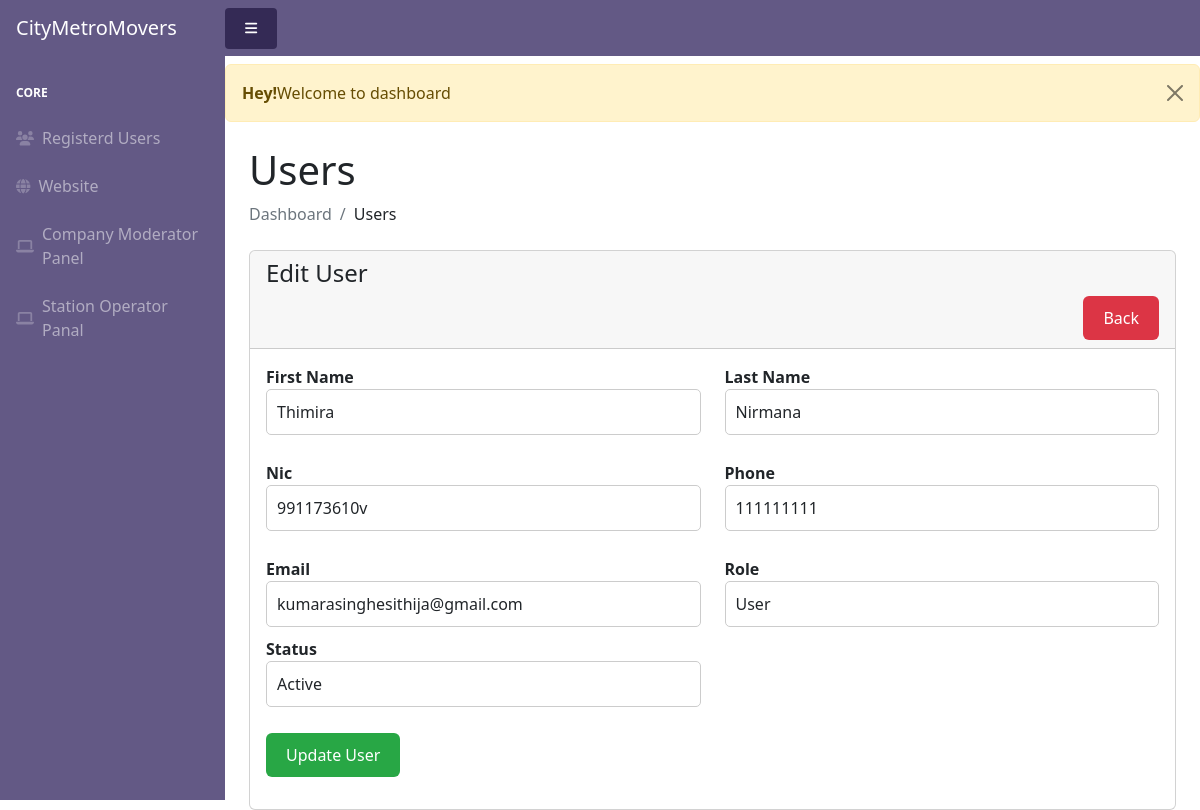
The app's page /admin/edit_register.php?id=CMU002 (signed in) with its own data.
### tables this page shows
CREATE TABLE `user` (
  `user_id` varchar(10) NOT NULL,
  `user_role` varchar(40) NOT NULL DEFAULT 'user',
  `user_nic` varchar(50) NOT NULL,
  `user_contactNo` int(50) NOT NULL,
  `user_email` varchar(100) NOT NULL,
  `user_photo` blob NOT NULL,
  `user_fname` varchar(250) NOT NULL,
  `user_lname` varchar(250) NOT NULL,
  `user_status` varchar(20) NOT NULL DEFAULT 'Active',
  `user_password` varchar(255) NOT NULL,
  `cookie_token` varchar(250) NOT NULL,
  `expiry_date` bigint(20) NOT NULL
);

### Classes/admin.php (called while the page is built, shortened)
<?php
class admin
{
    public function __construct($user_id, $user_fname, $user_lname, $user_nic, $user_contactNo, $user_email, $user_status, $user_role)
    {
        $this->user_fname = $user_fname;
        $this->user_lname = $user_lname;
        $this->user_nic = $user_nic;
        $this->user_contactNo = $user_contactNo;
        $this->user_email = $user_email;
        $this->user_status = $user_status;
        $this->user_role = $user_role;
    }
    public static function showDetails($userid)
    {
        $dbcon = new DBConnector();
        $con = $dbcon->getConnection();
        try {
            $users = array();
            $query = "SELECT * FROM user WHERE user_id = ?";
            $pstmt = $con->prepare($query);
            $pstmt->bindValue(1, $userid);
            $pstmt->execute();
            $rs = $pstmt->fetchAll(PDO::FETCH_OBJ);
            if (!empty($rs)) {
                foreach ($rs as $row) {
                    $user = new admin($row->user_id, $row->user_fname, $row->user_lname, $row->user_nic, $row->user_contactNo, $row->user_email, $row->user_status, $row->user_role);
                    $users[] = $user;
                }
            }
        } catch (\PDOException $exc) {
            echo $exc->getMessage();
        }
        return $users;
    }
}

### admin/edit_register.php (the view, shortened to what this page needs)
<?php
include('includes/header.php');
require "../Classes/admin.php";
include "message.php";
?>
<div class="container-fluid px-4">
    <h1 class="mt-4">Users</h1>
    <ol class="breadcrumb mb-4">
        <li class="breadcrumb-item active">Dashboard</li>
        <li class="breadcrumb-item">Users</li>
    </ol>
    <div class="row">
        <div class="col=md-12">
            <?php include('message.php'); ?>
            <div class="card">
                <div class="card-header">
                    <h4>Edit User</h4>
                    <a href="view_register.php" class="btn btn-danger float-end">Back</a>
                </div>
                <div class="card-body">
                    <?php
                    if (isset($_GET['id'])) {
                        $user_id = $_GET['id'];
                        $users = admin::showDetails($user_id);
                            foreach ($users as $user) {
                                ?>
                                <form action="includes/editUser.inc.php" method="POST">
                                    <div class="row">
                                        <div class="col-md-6 mb-3">
                                            <label for="">First Name</label>
                                            <input type="text" name="user_fname" value="<?= $user->user_fname;?>" class="form-control">
                                        </div>
                                        <div class="col-md-6 mb-3">
                                            <label for="">Last Name</label>
                                            <input type="text" name="user_lname" value="<?= $user->user_lname;?>" class="form-control">
                                        </div>
                                        <div class="col-md-6 mb-3">
                                            <label for="">Nic</label>
                                            <input type="text" name="user_nic" value="<?= $user->user_nic;?>" class="form-control">
                                        </div>
                                        <div class="col-md-6 mb-3">
                                            <label for="">Phone</label>
                                            <input type="text" name="user_contactNo" value="<?= $user->user_contactNo;?>" class="form-control">
                                        </div>
                                        <div class="col-md-6 mb-3">
                                            <label for="">Email</label>
                                            <input type="text" name="user_email" value="<?= $user->user_email;?>" class="form-control">
                                            <label for="">Status</label>
                                            <select name="user_status" required class="form-control">
                                                <option value="Active" <?= $user->user_status == 'Active' ? 'selected':'';?> >Active</option>
                                            </select>
                                        </div>
                                        <div class="col-md-6 mb-3">
                                            <label for="">Role</label>
                                            <select name="user_role" required class="form-control">
                                                <option value="user" <?= $user->user_role == 'user' ? 'selected':'';?>>User</option>
                                            </select>
                                        </div>
                                        <div class="col-md-12 mb-3">
                                            <button type="submit" name="update_user" class="btn btn-primary">Update User</button>
                                        </div>
                                    </div>
                                </form>
                                <?php
                            }
                    } else {
                        ?>
                    <h4>No Record Found</h4>
                    <?php
                    }
                    ?>
                </div>
            </div>
        </div>
    </div>
</div>
<?php
include('includes/footer.php');
include('includes/scripts.php');
?>

### admin/css/buttons.css (style rules this page uses)
.btn { background-color: rgb(108, 74, 182); color: #fff; padding: 10px 20px; border: none; cursor: pointer; }
.btn-danger { background-color: #dc3545; }
.form-control { width: 100%; padding: 10px; border: 1px solid #ccc; border-radius: 5px; margin-bottom: 10px; }
select.form-control { appearance: none; background-image: url('arrow-down.png'); background-repeat: no-repeat; background-position: right center; padding-right: 30px; }
.btn-primary { background-color: #28a745; }
label { font-weight: bold; }

### records on screen
user: user_fname "Thimira", user_lname "Nirmana", user_nic "991173610v", user_contactNo "111111111", user_email "kumarasinghesithija@gmail.com", user_status "Active", user_role "User"

### other values on screen
$_SESSION['message'] "Welcome to dashboard"
